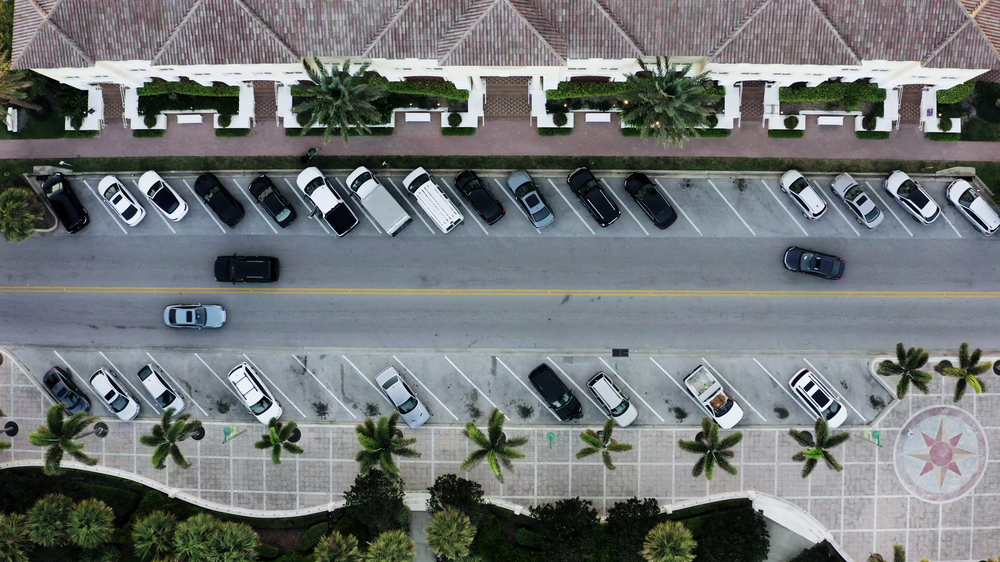
#> input picture app/carParkImg.png, 1000 x 562 px, shrunk from 1920 x 1080 before the run
$ python editor.py
#> lines starting #> are read from the running program, lines starting #| are printed output that depends on the picture; after the words box and inside, x2 and y2 are one past the last pixel; in counts of white or black regions, pixels touching at a corner belong together
### app/utils.py
# utils.py
import pickle
import os
import cv2
import numpy as np

POLY_FILE = 'polygons.pkl'


def save_polygons(polygons, path=POLY_FILE):
    with open(path, 'wb') as f:
        pickle.dump(polygons, f)


def load_polygons(path=POLY_FILE):
#> called with path = 'polygons.pkl'
    if os.path.exists(path):
        with open(path, 'rb') as f:
#> (reads app/polygons.pkl from the repository)
            return pickle.load(f)
    return []


# [19 lines left out: functions polygon_area, mask_from_polygon, crop_polygon, not called in this run]

### app/editor.py
# ParkingPolygonPicker.py
import cv2
import json
from utils import save_polygons, load_polygons

WINDOW = "Parking Polygon Picker"
polygons = load_polygons()  # list of points
current_polygon = []
selected_idx = -1


def draw_polygons(img):
    for i, poly in enumerate(polygons):
        pts = poly
        color = (255, 0, 255) if i == selected_idx else (0, 255, 0)
        pts_np = cv2.array(pts, dtype='int32') if hasattr(cv2, 'array') else None
        # draw polygon
        cv2.polylines(img, [np.array(pts, dtype=int)], isClosed=True, color=color, thickness=2)
        # draw number
        cx = sum([p[0] for p in pts]) // 4
        cy = sum([p[1] for p in pts]) // 4
        cv2.putText(img, str(i + 1), (cx - 10, cy + 5), cv2.FONT_HERSHEY_SIMPLEX, 0.7, color, 2)


import numpy as np


def mouse(event, x, y, flags, param):
    global current_polygon, polygons, selected_idx
    if event == cv2.EVENT_LBUTTONDOWN:
        # add point to current polygon
        current_polygon.append((x, y))
        if len(current_polygon) == 4:
            polygons.append(current_polygon.copy())
            current_polygon = []
            save_polygons(polygons)
            print(f"Saved polygon #{len(polygons)}")
    elif event == cv2.EVENT_RBUTTONDOWN:
        # remove polygon if clicked inside it
        for i, poly in enumerate(polygons):
            mask = np.zeros((param.shape[0], param.shape[1]), dtype=np.uint8)
            cv2.fillPoly(mask, [np.array(poly, dtype=np.int32)], 255)
            if mask[y, x] == 255:
                print(f"Removing polygon #{i + 1}")
                polygons.pop(i)
                save_polygons(polygons)
                break


def main():
    global current_polygon
    img_path = 'carParkImg.png'
    img = cv2.imread(img_path)
#> img is the input picture: shape (562, 1000, 3); mean B, G, R 118.9, 117.8, 113.3
    if img is None:
        print("Place 'carParkImg.png' (frame snapshot) in project folder.")
        return

    cv2.namedWindow(WINDOW)
    cv2.setMouseCallback(WINDOW, mouse, param=img)

    while True:
        display = img.copy()
        # draw saved polygons
        for i, poly in enumerate(polygons):
            pts = np.array(poly, np.int32)
            cv2.polylines(display, [pts], True, (0, 255, 0), 2)
            cx = sum([p[0] for p in poly]) // 4
            cy = sum([p[1] for p in poly]) // 4
            cv2.putText(display, str(i + 1), (cx - 10, cy + 5), cv2.FONT_HERSHEY_SIMPLEX, 0.7, (0, 255, 0), 2)
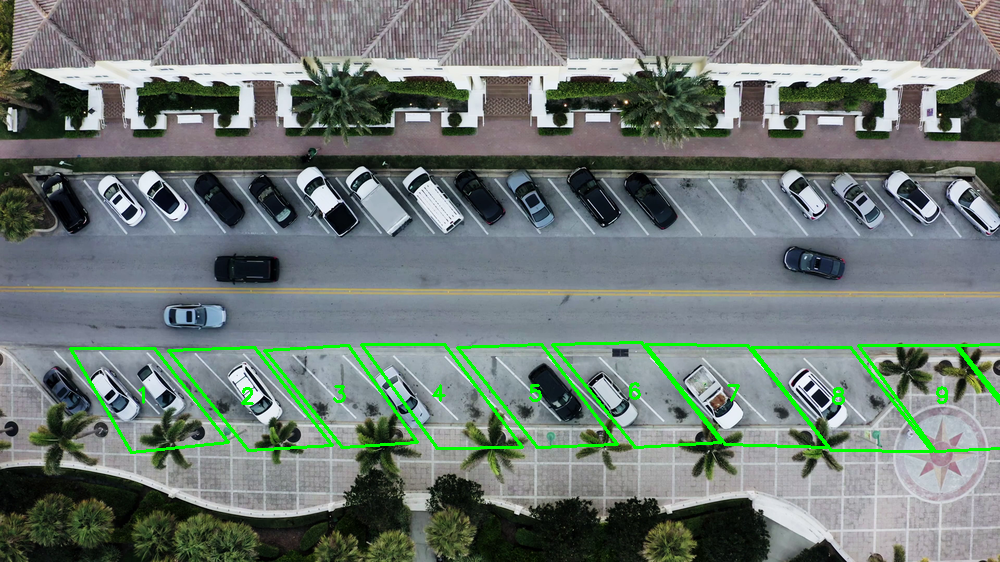
#> display: shape (562, 1000, 3); 2.28% of pixels changed, all inside (x1, y1, x2, y2) = (69, 341, 1000, 454)

        # draw current polygon in progress
        for p in current_polygon:
            cv2.circle(display, p, 5, (255, 0, 255), -1)
        if len(current_polygon) > 1:
            cv2.polylines(display, [np.array(current_polygon, np.int32)], False, (255, 0, 255), 1)

        cv2.putText(display, "Left-click: add point (4 points per spot). Right-click: remove spot", (10, 20),
                    cv2.FONT_HERSHEY_SIMPLEX, 0.5, (200, 200, 200), 1)
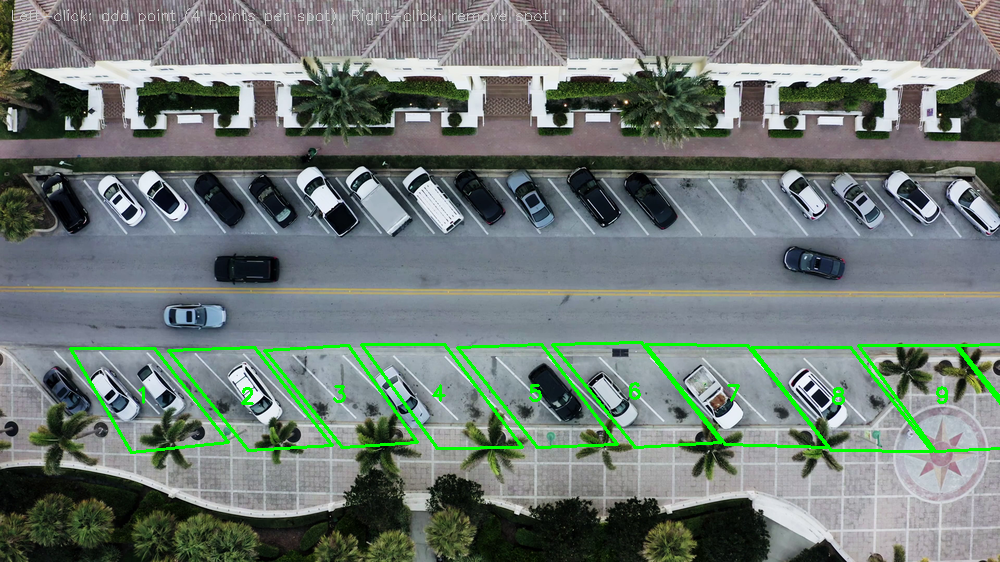
#> display: shape (562, 1000, 3); 0.19% of pixels changed, all inside (x1, y1, x2, y2) = (12, 8, 548, 25)
        cv2.imshow(WINDOW, display)
        key = cv2.waitKey(1) & 0xFF
#> (key q is pressed here)
        if key == ord('q'): break
        if key == ord('c'):
            current_polygon = []
            print("Cleared current polygon points.")
        if key == ord('s'):
            save_polygons(polygons)
            print("Saved polygons.")

    cv2.destroyAllWindows()


if __name__ == "__main__":
    main()
